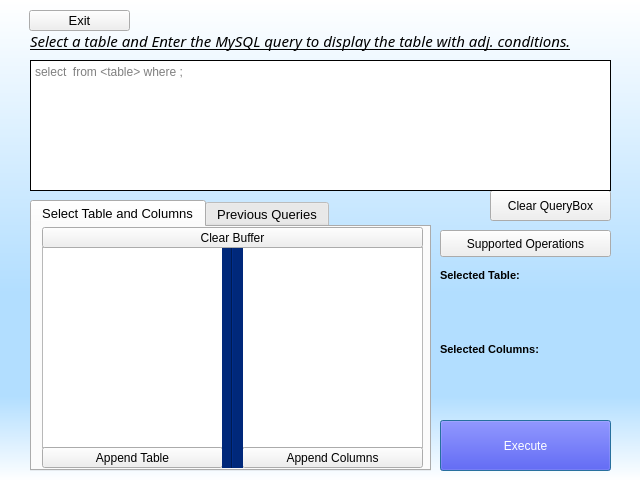
<?xml version="1.0" encoding="UTF-8"?>
<ui version="4.0">
 <class>Dialog</class>
 <widget class="QDialog" name="Dialog">
  <property name="windowModality">
   <enum>Qt::NonModal</enum>
  </property>
  <property name="geometry">
   <rect>
    <x>0</x>
    <y>0</y>
    <width>640</width>
    <height>480</height>
   </rect>
  </property>
  <property name="minimumSize">
   <size>
    <width>640</width>
    <height>480</height>
   </size>
  </property>
  <property name="maximumSize">
   <size>
    <width>640</width>
    <height>480</height>
   </size>
  </property>
  <property name="windowTitle">
   <string>Selective Display</string>
  </property>
  <property name="windowIcon">
   <iconset>
    <normaloff>icon.png</normaloff>icon.png</iconset>
  </property>
  <property name="windowOpacity">
   <double>1.000000000000000</double>
  </property>
  <widget class="QStackedWidget" name="stackedWidget">
   <property name="geometry">
    <rect>
     <x>0</x>
     <y>0</y>
     <width>641</width>
     <height>481</height>
    </rect>
   </property>
   <property name="styleSheet">
    <string notr="true">QStackedWidget#stackedWidget{
background-color: qlineargradient(spread:pad, x1:0.502793, y1:1, x2:0.503, y2:0, stop:0 rgba(164, 215, 255, 255), stop:1 rgba(255, 255, 255, 255));
}</string>
   </property>
   <property name="currentIndex">
    <number>0</number>
   </property>
   <widget class="QWidget" name="page">
    <widget class="QTextEdit" name="Querybox">
     <property name="geometry">
      <rect>
       <x>30</x>
       <y>60</y>
       <width>581</width>
       <height>131</height>
      </rect>
     </property>
     <property name="styleSheet">
      <string notr="true">font: 11pt &quot;Consolas&quot;;</string>
     </property>
     <property name="frameShape">
      <enum>QFrame::Box</enum>
     </property>
     <property name="frameShadow">
      <enum>QFrame::Plain</enum>
     </property>
     <property name="placeholderText">
      <string>select &lt;columns&gt; from &lt;table&gt; where &lt;condition(s)&gt;;</string>
     </property>
    </widget>
    <widget class="QLabel" name="label">
     <property name="geometry">
      <rect>
       <x>30</x>
       <y>30</y>
       <width>581</width>
       <height>21</height>
      </rect>
     </property>
     <property name="font">
      <font>
       <family>Segoe UI Semibold</family>
       <pointsize>11</pointsize>
       <weight>8</weight>
       <italic>true</italic>
       <bold>false</bold>
       <underline>true</underline>
      </font>
     </property>
     <property name="styleSheet">
      <string notr="true">text-decoration:underline;
font: 63 italic 11pt &quot;Segoe UI Semibold&quot;;</string>
     </property>
     <property name="text">
      <string>Select a table and Enter the MySQL query to display the table with adj. conditions.</string>
     </property>
    </widget>
    <widget class="QWidget" name="Widget" native="true">
     <property name="geometry">
      <rect>
       <x>0</x>
       <y>0</y>
       <width>641</width>
       <height>481</height>
      </rect>
     </property>
     <property name="autoFillBackground">
      <bool>false</bool>
     </property>
     <property name="styleSheet">
      <string notr="true">QWidget#Widget{
background-color: qlineargradient(spread:pad, x1:0.502793, y1:1, x2:0.503, y2:0, stop:0 rgba(255, 255, 255, 255), stop:0.176136 rgba(178, 222, 255, 255), stop:0.392045 rgba(178, 222, 255, 255), stop:1 rgba(255, 255, 255, 255))
}</string>
     </property>
     <widget class="QPushButton" name="executor">
      <property name="geometry">
       <rect>
        <x>440</x>
        <y>420</y>
        <width>171</width>
        <height>51</height>
       </rect>
      </property>
      <property name="styleSheet">
       <string notr="true">background-color: rgb(0, 0, 255);
color: rgb(255, 255, 255);
font: 63 italic 16pt &quot;Segoe UI Semibold&quot;;
</string>
      </property>
      <property name="text">
       <string>Execute</string>
      </property>
     </widget>
     <widget class="QTabWidget" name="tabWidget">
      <property name="geometry">
       <rect>
        <x>30</x>
        <y>200</y>
        <width>401</width>
        <height>271</height>
       </rect>
      </property>
      <property name="font">
       <font>
        <pointsize>10</pointsize>
       </font>
      </property>
      <property name="currentIndex">
       <number>0</number>
      </property>
      <property name="movable">
       <bool>true</bool>
      </property>
      <property name="tabBarAutoHide">
       <bool>false</bool>
      </property>
      <widget class="QWidget" name="select_table">
       <attribute name="title">
        <string>Select Table and Columns</string>
       </attribute>
       <widget class="QListWidget" name="TB_listWidget">
        <property name="geometry">
         <rect>
          <x>10</x>
          <y>20</y>
          <width>181</width>
          <height>201</height>
         </rect>
        </property>
        <property name="selectionMode">
         <enum>QAbstractItemView::SingleSelection</enum>
        </property>
       </widget>
       <widget class="QListWidget" name="col_listWidget">
        <property name="geometry">
         <rect>
          <x>210</x>
          <y>20</y>
          <width>181</width>
          <height>201</height>
         </rect>
        </property>
        <property name="toolTip">
         <string>&lt;html&gt;&lt;head/&gt;&lt;body&gt;&lt;p&gt;Use Ctrl + LeftClick to select more than one column.&lt;/p&gt;&lt;/body&gt;&lt;/html&gt;</string>
        </property>
        <property name="selectionMode">
         <enum>QAbstractItemView::ExtendedSelection</enum>
        </property>
       </widget>
       <widget class="QPushButton" name="append_col">
        <property name="geometry">
         <rect>
          <x>210</x>
          <y>220</y>
          <width>181</width>
          <height>21</height>
         </rect>
        </property>
        <property name="font">
         <font>
          <pointsize>9</pointsize>
         </font>
        </property>
        <property name="text">
         <string>Append Columns</string>
        </property>
       </widget>
       <widget class="QPushButton" name="append_tb">
        <property name="geometry">
         <rect>
          <x>10</x>
          <y>220</y>
          <width>181</width>
          <height>21</height>
         </rect>
        </property>
        <property name="font">
         <font>
          <pointsize>9</pointsize>
         </font>
        </property>
        <property name="text">
         <string>Append Table</string>
        </property>
       </widget>
       <widget class="Line" name="line">
        <property name="geometry">
         <rect>
          <x>200</x>
          <y>20</y>
          <width>3</width>
          <height>61</height>
         </rect>
        </property>
        <property name="orientation">
         <enum>Qt::Vertical</enum>
        </property>
       </widget>
       <widget class="Line" name="line_2">
        <property name="geometry">
         <rect>
          <x>190</x>
          <y>20</y>
          <width>21</width>
          <height>221</height>
         </rect>
        </property>
        <property name="styleSheet">
         <string notr="true">color: rgb(0, 0, 0);
background-color: rgb(0, 40, 122)</string>
        </property>
        <property name="orientation">
         <enum>Qt::Vertical</enum>
        </property>
       </widget>
       <widget class="QPushButton" name="clear_buffer">
        <property name="geometry">
         <rect>
          <x>10</x>
          <y>0</y>
          <width>381</width>
          <height>21</height>
         </rect>
        </property>
        <property name="font">
         <font>
          <pointsize>9</pointsize>
         </font>
        </property>
        <property name="toolTip">
         <string>&lt;html&gt;&lt;head/&gt;&lt;body&gt;&lt;p&gt;Clear the list of previously appended columns.&lt;/p&gt;&lt;/body&gt;&lt;/html&gt;</string>
        </property>
        <property name="text">
         <string>Clear Buffer</string>
        </property>
       </widget>
      </widget>
      <widget class="QWidget" name="tab">
       <attribute name="title">
        <string>Previous Queries</string>
       </attribute>
       <widget class="QListWidget" name="query_listWidget">
        <property name="geometry">
         <rect>
          <x>20</x>
          <y>10</y>
          <width>361</width>
          <height>231</height>
         </rect>
        </property>
        <property name="font">
         <font>
          <family>Consolas</family>
          <pointsize>11</pointsize>
          <weight>50</weight>
          <italic>false</italic>
          <bold>false</bold>
         </font>
        </property>
        <property name="styleSheet">
         <string notr="true">font: 11pt &quot;Consolas&quot;;</string>
        </property>
        <property name="editTriggers">
         <set>QAbstractItemView::NoEditTriggers</set>
        </property>
       </widget>
      </widget>
     </widget>
     <widget class="QPushButton" name="clear_query">
      <property name="geometry">
       <rect>
        <x>490</x>
        <y>190</y>
        <width>121</width>
        <height>31</height>
       </rect>
      </property>
      <property name="font">
       <font>
        <pointsize>9</pointsize>
       </font>
      </property>
      <property name="toolTip">
       <string>&lt;html&gt;&lt;head/&gt;&lt;body&gt;&lt;p&gt;Clear the QueryBox.&lt;/p&gt;&lt;/body&gt;&lt;/html&gt;</string>
      </property>
      <property name="text">
       <string>Clear QueryBox</string>
      </property>
     </widget>
     <widget class="QWidget" name="gridLayoutWidget">
      <property name="geometry">
       <rect>
        <x>440</x>
        <y>260</y>
        <width>171</width>
        <height>141</height>
       </rect>
      </property>
      <layout class="QGridLayout" name="gridLayout">
       <item row="2" column="0">
        <widget class="QLabel" name="label_4">
         <property name="font">
          <font>
           <pointsize>8</pointsize>
           <weight>75</weight>
           <bold>true</bold>
          </font>
         </property>
         <property name="text">
          <string>Selected Columns:</string>
         </property>
        </widget>
       </item>
       <item row="1" column="0">
        <widget class="QLabel" name="selectedTB">
         <property name="font">
          <font>
           <family>DejaVu Sans</family>
           <pointsize>8</pointsize>
           <weight>75</weight>
           <bold>true</bold>
           <underline>true</underline>
          </font>
         </property>
         <property name="styleSheet">
          <string notr="true">color: rgb(170, 25, 195);</string>
         </property>
         <property name="text">
          <string>&lt;none&gt;</string>
         </property>
         <property name="wordWrap">
          <bool>true</bool>
         </property>
        </widget>
       </item>
       <item row="0" column="0">
        <widget class="QLabel" name="label_5">
         <property name="font">
          <font>
           <pointsize>8</pointsize>
           <weight>75</weight>
           <bold>true</bold>
          </font>
         </property>
         <property name="text">
          <string>Selected Table:</string>
         </property>
        </widget>
       </item>
       <item row="3" column="0">
        <widget class="QLabel" name="selected_Col">
         <property name="font">
          <font>
           <family>DejaVu Sans</family>
           <pointsize>8</pointsize>
           <weight>75</weight>
           <bold>true</bold>
           <underline>true</underline>
          </font>
         </property>
         <property name="styleSheet">
          <string notr="true">color: rgb(169, 25, 194);</string>
         </property>
         <property name="text">
          <string>&lt;none&gt;</string>
         </property>
         <property name="wordWrap">
          <bool>true</bool>
         </property>
        </widget>
       </item>
      </layout>
     </widget>
     <widget class="QPushButton" name="supportedQueries">
      <property name="geometry">
       <rect>
        <x>440</x>
        <y>230</y>
        <width>171</width>
        <height>27</height>
       </rect>
      </property>
      <property name="font">
       <font>
        <pointsize>9</pointsize>
       </font>
      </property>
      <property name="text">
       <string>Supported Operations</string>
      </property>
     </widget>
     <widget class="QPushButton" name="exit_2">
      <property name="geometry">
       <rect>
        <x>29</x>
        <y>10</y>
        <width>101</width>
        <height>21</height>
       </rect>
      </property>
      <property name="font">
       <font>
        <pointsize>10</pointsize>
       </font>
      </property>
      <property name="text">
       <string>Exit</string>
      </property>
     </widget>
    </widget>
    <zorder>Widget</zorder>
    <zorder>Querybox</zorder>
    <zorder>label</zorder>
   </widget>
   <widget class="QWidget" name="page_2">
    <widget class="QWidget" name="Widget_2" native="true">
     <property name="geometry">
      <rect>
       <x>0</x>
       <y>0</y>
       <width>641</width>
       <height>481</height>
      </rect>
     </property>
     <property name="styleSheet">
      <string notr="true">QWidget#Widget_2{
background-color: qlineargradient(spread:pad, x1:0.502793, y1:1, x2:0.503, y2:0, stop:0 rgba(255, 255, 255, 255), stop:1 rgba(164, 215, 255, 255));
}</string>
     </property>
     <widget class="QTableWidget" name="tableWidget">
      <property name="geometry">
       <rect>
        <x>10</x>
        <y>10</y>
        <width>621</width>
        <height>421</height>
       </rect>
      </property>
      <property name="editTriggers">
       <set>QAbstractItemView::NoEditTriggers</set>
      </property>
      <property name="alternatingRowColors">
       <bool>true</bool>
      </property>
      <attribute name="horizontalHeaderCascadingSectionResizes">
       <bool>true</bool>
      </attribute>
      <attribute name="verticalHeaderVisible">
       <bool>false</bool>
      </attribute>
      <attribute name="verticalHeaderCascadingSectionResizes">
       <bool>true</bool>
      </attribute>
     </widget>
     <widget class="QPushButton" name="exit">
      <property name="geometry">
       <rect>
        <x>140</x>
        <y>440</y>
        <width>91</width>
        <height>31</height>
       </rect>
      </property>
      <property name="styleSheet">
       <string notr="true">background-color: rgb(160, 0, 0);
color: rgb(255, 255, 255);
font: 63 italic 12pt &quot;Segoe UI Semibold&quot;;
</string>
      </property>
      <property name="text">
       <string>Exit</string>
      </property>
     </widget>
     <widget class="QPushButton" name="goback">
      <property name="geometry">
       <rect>
        <x>10</x>
        <y>440</y>
        <width>111</width>
        <height>31</height>
       </rect>
      </property>
      <property name="styleSheet">
       <string notr="true">background-color: rgb(0, 0, 255);
color: rgb(255, 255, 255);
font: 63 italic 12pt &quot;Segoe UI Semibold&quot;;
</string>
      </property>
      <property name="text">
       <string>Go Back</string>
      </property>
     </widget>
     <widget class="QPushButton" name="exportToCSV">
      <property name="geometry">
       <rect>
        <x>250</x>
        <y>440</y>
        <width>221</width>
        <height>31</height>
       </rect>
      </property>
      <property name="styleSheet">
       <string notr="true">background-color: rgb(0, 160, 0);
color: rgb(255, 255, 255);
font: 63 italic 12pt &quot;Segoe UI Semibold&quot;;
</string>
      </property>
      <property name="text">
       <string>Export Table as CSVFile</string>
      </property>
     </widget>
     <widget class="QLabel" name="fileSave">
      <property name="geometry">
       <rect>
        <x>490</x>
        <y>440</y>
        <width>131</width>
        <height>31</height>
       </rect>
      </property>
      <property name="font">
       <font>
        <pointsize>8</pointsize>
        <weight>75</weight>
        <italic>true</italic>
        <bold>true</bold>
       </font>
      </property>
      <property name="text">
       <string/>
      </property>
      <property name="wordWrap">
       <bool>true</bool>
      </property>
     </widget>
    </widget>
   </widget>
  </widget>
 </widget>
 <resources/>
 <connections/>
</ui>
